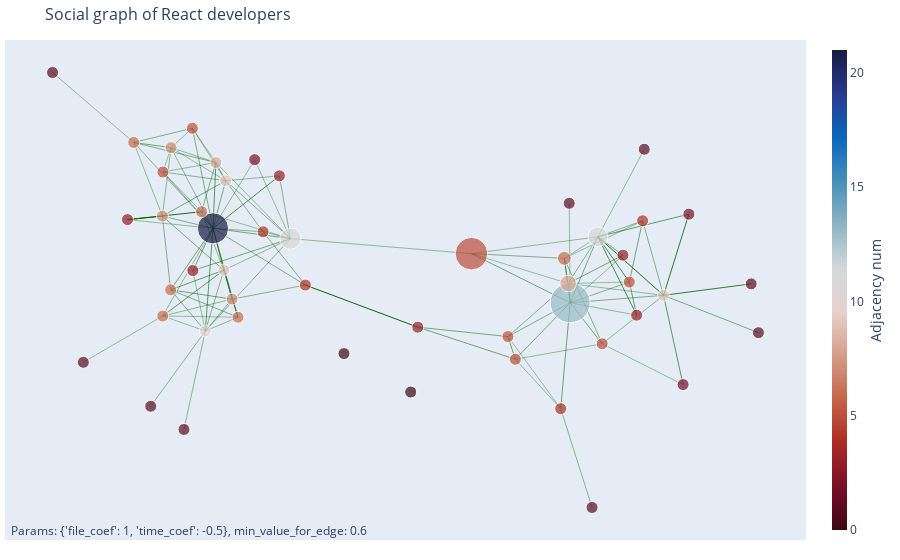

Here is the notebook cell this chart was saved with:
### Markdown cell above
### 5.3) Figure creating and rendering

### Code cell
fig = go.Figure(trace,
                layout=go.Layout(
                title='Social graph of React developers',
                titlefont_size=16,
                showlegend=False,
                margin=dict(b=20,l=5,r=5,t=40),
                annotations=[ dict(
                    text=f"Params: {weights_params}, min_value_for_edge: {min_value_for_edge}",
                    showarrow=False,
                    xref="paper", yref="paper",
                    x=0.005, y=-0.002 ) ],
                xaxis=dict(showgrid=False, zeroline=False, showticklabels=False),
                yaxis=dict(showgrid=False, zeroline=False, showticklabels=False)))
fig.show()

### Figure 1 — Plotly figure (JSON) as saved in the notebook; plotly's stock layout.template omitted (floating-point values rounded to 4 significant figures)
{"data": [{"line": {"color": "darkgreen", "width": 0.7219}, "mode": "lines", "opacity": 0.7219, "type": "scatter", "x": [1136.0, 1631.0, null], "y": [1576.0, 1519.0, null]}, {"line": {"color": "darkgreen", "width": 0.6731}, "mode": "lines", "opacity": 0.6731, "type": "scatter", "x": [1136.0, 1258.0, null], "y": [1576.0, 1185.0, null]}, {"line": {"color": "darkgreen", "width": 0.798}, "mode": "lines", "opacity": 0.798, "type": "scatter", "x": [1136.0, 1155.0, null], "y": [1576.0, 1939.0, null]}, {"line": {"color": "darkgreen", "width": 0.676}, "mode": "lines", "opacity": 0.676, "type": "scatter", "x": [1136.0, 1063.0, null], "y": [1576.0, 1668.0, null]}, {"line": {"color": "darkgreen", "width": 0.6576}, "mode": "lines", "opacity": 0.6576, "type": "scatter", "x": [1136.0, 1456.0, null], "y": [1576.0, 1556.0, null]}, {"line": {"color": "darkgreen", "width": 0.6788}, "mode": "lines", "opacity": 0.6788, "type": "scatter", "x": [1136.0, 1005.0, null], "y": [1576.0, 2128.0, null]}, {"line": {"color": "darkgreen", "width": 0.8236}, "mode": "lines", "opacity": 0.8236, "type": "scatter", "x": [1136.0, 1560.0, null], "y": [1576.0, 1865.0, null]}, {"line": {"color": "darkgreen", "width": 0.6469}, "mode": "lines", "opacity": 0.6469, "type": "scatter", "x": [1136.0, 630.4, null], "y": [1576.0, 2049.0, null]}, {"line": {"color": "darkgreen", "width": 0.6446}, "mode": "lines", "opacity": 0.6446, "type": "scatter", "x": [1136.0, 816.5, null], "y": [1576.0, 1886.0, null]}, {"line": {"color": "darkgreen", "width": 0.6249}, "mode": "lines", "opacity": 0.6249, "type": "scatter", "x": [1136.0, 1402.0, null], "y": [1576.0, 1954.0, null]}, {"line": {"color": "darkgreen", "width": 0.7214}, "mode": "lines", "opacity": 0.7214, "type": "scatter", "x": [1136.0, 866.2, null], "y": [1576.0, 1236.0, null]}, {"line": {"color": "darkgreen", "width": 0.6907}, "mode": "lines", "opacity": 0.6907, "type": "scatter", "x": [1136.0, 1296.0, null], "y": [1576.0, 1085.0, null]}, {"line": {"color": "darkgreen", "width": 0.6801}, "mode": "lines", "opacity": 0.6801, "type": "scatter", "x": [1136.0, 813.6, null], "y": [1576.0, 1643.0, null]}, {"line": {"color": "darkgreen", "width": 0.6202}, "mode": "lines", "opacity": 0.6202, "type": "scatter", "x": [1136.0, 590.6, null], "y": [1576.0, 1624.0, null]}, {"line": {"color": "darkgreen", "width": 0.7027}, "mode": "lines", "opacity": 0.7027, "type": "scatter", "x": [1136.0, 1218.0, null], "y": [1576.0, 1838.0, null]}, {"line": {"color": "darkgreen", "width": 0.7857}, "mode": "lines", "opacity": 0.7857, "type": "scatter", "x": [1136.0, 1087.0, null], "y": [1576.0, 1009.0, null]}, {"line": {"color": "darkgreen", "width": 0.7449}, "mode": "lines", "opacity": 0.7449, "type": "scatter", "x": [1136.0, 1008.0, null], "y": [1576.0, 1343.0, null]}, {"line": {"color": "darkgreen", "width": 0.6364}, "mode": "lines", "opacity": 0.6364, "type": "scatter", "x": [1136.0, 868.5, null], "y": [1576.0, 2021, null]}, {"line": {"color": "darkgreen", "width": 0.7289}, "mode": "lines", "opacity": 0.7289, "type": "scatter", "x": [1136.0, 1206.0, null], "y": [1576.0, 1345.0, null]}, {"line": {"color": "darkgreen", "width": 0.6756}, "mode": "lines", "opacity": 0.6756, "type": "scatter", "x": [1136.0, 1726.0, null], "y": [1576.0, 1263.0, null]}, {"line": {"color": "darkgreen", "width": 0.6154}, "mode": "lines", "opacity": 0.6154, "type": "scatter", "x": [1136.0, 815.4, null], "y": [1576.0, 1092.0, null]}, {"line": {"color": "darkgreen", "width": 0.7001}, "mode": "lines", "opacity": 0.7001, "type": "scatter", "x": [3416.0, 3593.0, null], "y": [1165.0, 1529, null]}, {"line": {"color": "darkgreen", "width": 0.7425}, "mode": "lines", "opacity": 0.7425, "type": "scatter", "x": [3416.0, 3379.0, null], "y": [1165.0, 1410.0, null]}, {"line": {"color": "darkgreen", "width": 0.7205}, "mode": "lines", "opacity": 0.7205, "type": "scatter", "x": [3416.0, 2786, null], "y": [1165.0, 1436.0, null]}, {"line": {"color": "darkgreen", "width": 0.6962}, "mode": "lines", "opacity": 0.6962, "type": "scatter", "x": [3416.0, 3403, null], "y": [1165.0, 1272.0, null]}, {"line": {"color": "darkgreen", "width": 0.7063}, "mode": "lines", "opacity": 0.7063, "type": "scatter", "x": [3416.0, 3066, null], "y": [1165.0, 853.3, null]}, {"line": {"color": "darkgreen", "width": 0.609}, "mode": "lines", "opacity": 0.609, "type": "scatter", "x": [3416.0, 3753.0, null], "y": [1165.0, 1427.0, null]}, {"line": {"color": "darkgreen", "width": 0.6725}, "mode": "lines", "opacity": 0.6725, "type": "scatter", "x": [3416.0, 3019.0, null], "y": [1165.0, 978.4, null]}, {"line": {"color": "darkgreen", "width": 0.6561}, "mode": "lines", "opacity": 0.6561, "type": "scatter", "x": [3416.0, 3794.0, null], "y": [1165.0, 1279.0, null]}, {"line": {"color": "darkgreen", "width": 0.6975}, "mode": "lines", "opacity": 0.6975, "type": "scatter", "x": [3416.0, 3620.0, null], "y": [1165.0, 938.6, null]}, {"line": {"color": "darkgreen", "width": 0.6082}, "mode": "lines", "opacity": 0.6082, "type": "scatter", "x": [3416.0, 3410.0, null], "y": [1165.0, 1714.0, null]}, {"line": {"color": "darkgreen", "width": 0.6834}, "mode": "lines", "opacity": 0.6834, "type": "scatter", "x": [3416.0, 4012, null], "y": [1165.0, 1206, null]}, {"line": {"color": "darkgreen", "width": 0.7365}, "mode": "lines", "opacity": 0.7365, "type": "scatter", "x": [3416.0, 3356.0, null], "y": [1165.0, 580.7, null]}, {"line": {"color": "darkgreen", "width": 0.625}, "mode": "lines", "opacity": 0.625, "type": "scatter", "x": [3416.0, 3840.0, null], "y": [1165.0, 1097.0, null]}, {"line": {"color": "darkgreen", "width": 0.62}, "mode": "lines", "opacity": 0.62, "type": "scatter", "x": [3593.0, 3379.0, null], "y": [1529, 1410.0, null]}, {"line": {"color": "darkgreen", "width": 0.6254}, "mode": "lines", "opacity": 0.6254, "type": "scatter", "x": [3593.0, 2786, null], "y": [1529, 1436.0, null]}, {"line": {"color": "darkgreen", "width": 0.6337}, "mode": "lines", "opacity": 0.6337, "type": "scatter", "x": [3593.0, 3403, null], "y": [1529, 1272.0, null]}, {"line": {"color": "darkgreen", "width": 0.6927}, "mode": "lines", "opacity": 0.6927, "type": "scatter", "x": [3593.0, 3753.0, null], "y": [1529, 1427.0, null]}, {"line": {"color": "darkgreen", "width": 0.6581}, "mode": "lines", "opacity": 0.6581, "type": "scatter", "x": [3593.0, 3878.0, null], "y": [1529, 1617.0, null]}, {"line": {"color": "darkgreen", "width": 0.6194}, "mode": "lines", "opacity": 0.6194, "type": "scatter", "x": [3593.0, 3889.0, null], "y": [1529, 2012, null]}, {"line": {"color": "darkgreen", "width": 0.815}, "mode": "lines", "opacity": 0.815, "type": "scatter", "x": [3593.0, 3794.0, null], "y": [1529, 1279.0, null]}, {"line": {"color": "darkgreen", "width": 0.7834}, "mode": "lines", "opacity": 0.7834, "type": "scatter", "x": [3593.0, 4173.0, null], "y": [1529, 1654.0, null]}, {"line": {"color": "darkgreen", "width": 0.9461}, "mode": "lines", "opacity": 0.9461, "type": "scatter", "x": [3593.0, 4012, null], "y": [1529, 1206, null]}, {"line": {"color": "darkgreen", "width": 0.8302}, "mode": "lines", "opacity": 0.8302, "type": "scatter", "x": [3593.0, 3840.0, null], "y": [1529, 1097.0, null]}, {"line": {"color": "darkgreen", "width": 0.624}, "mode": "lines", "opacity": 0.624, "type": "scatter", "x": [1631.0, 2786, null], "y": [1519.0, 1436.0, null]}, {"line": {"color": "darkgreen", "width": 0.6179}, "mode": "lines", "opacity": 0.6179, "type": "scatter", "x": [1631.0, 1155.0, null], "y": [1519.0, 1939.0, null]}, {"line": {"color": "darkgreen", "width": 0.6008}, "mode": "lines", "opacity": 0.6008, "type": "scatter", "x": [1631.0, 1063.0, null], "y": [1519.0, 1668.0, null]}, {"line": {"color": "darkgreen", "width": 0.6485}, "mode": "lines", "opacity": 0.6485, "type": "scatter", "x": [1631.0, 1456.0, null], "y": [1519.0, 1556.0, null]}, {"line": {"color": "darkgreen", "width": 0.6608}, "mode": "lines", "opacity": 0.6608, "type": "scatter", "x": [1631.0, 1560.0, null], "y": [1519.0, 1865.0, null]}, {"line": {"color": "darkgreen", "width": 0.6085}, "mode": "lines", "opacity": 0.6085, "type": "scatter", "x": [1631.0, 1402.0, null], "y": [1519.0, 1954.0, null]}, {"line": {"color": "darkgreen", "width": 0.6553}, "mode": "lines", "opacity": 0.6553, "type": "scatter", "x": [1631.0, 1218.0, null], "y": [1519.0, 1838.0, null]}, {"line": {"color": "darkgreen", "width": 0.6463}, "mode": "lines", "opacity": 0.6463, "type": "scatter", "x": [1631.0, 1087.0, null], "y": [1519.0, 1009.0, null]}, {"line": {"color": "darkgreen", "width": 0.7025}, "mode": "lines", "opacity": 0.7025, "type": "scatter", "x": [1631.0, 1008.0, null], "y": [1519.0, 1343.0, null]}, {"line": {"color": "darkgreen", "width": 0.615}, "mode": "lines", "opacity": 0.615, "type": "scatter", "x": [1631.0, 1206.0, null], "y": [1519.0, 1345.0, null]}, {"line": {"color": "darkgreen", "width": 0.6765}, "mode": "lines", "opacity": 0.6765, "type": "scatter", "x": [3379.0, 2786, null], "y": [1410.0, 1436.0, null]}, {"line": {"color": "darkgreen", "width": 0.6364}, "mode": "lines", "opacity": 0.6364, "type": "scatter", "x": [3379.0, 3403, null], "y": [1410.0, 1272.0, null]}, {"line": {"color": "darkgreen", "width": 0.623}, "mode": "lines", "opacity": 0.623, "type": "scatter", "x": [3379.0, 3878.0, null], "y": [1410.0, 1617.0, null]}, {"line": {"color": "darkgreen", "width": 0.657}, "mode": "lines", "opacity": 0.657, "type": "scatter", "x": [3379.0, 3620.0, null], "y": [1410.0, 938.6, null]}, {"line": {"color": "darkgreen", "width": 0.6028}, "mode": "lines", "opacity": 0.6028, "type": "scatter", "x": [2786, 3403, null], "y": [1436.0, 1272.0, null]}, {"line": {"color": "darkgreen", "width": 0.7352}, "mode": "lines", "opacity": 0.7352, "type": "scatter", "x": [1258.0, 866.2, null], "y": [1185.0, 1236.0, null]}, {"line": {"color": "darkgreen", "width": 0.7279}, "mode": "lines", "opacity": 0.7279, "type": "scatter", "x": [1258.0, 1296.0, null], "y": [1185.0, 1085.0, null]}, {"line": {"color": "darkgreen", "width": 0.681}, "mode": "lines", "opacity": 0.681, "type": "scatter", "x": [1258.0, 1087.0, null], "y": [1185.0, 1009.0, null]}, {"line": {"color": "darkgreen", "width": 0.7637}, "mode": "lines", "opacity": 0.7637, "type": "scatter", "x": [1258.0, 1206.0, null], "y": [1185.0, 1345.0, null]}, {"line": {"color": "darkgreen", "width": 0.656}, "mode": "lines", "opacity": 0.656, "type": "scatter", "x": [1258.0, 1726.0, null], "y": [1185.0, 1263.0, null]}, {"line": {"color": "darkgreen", "width": 0.6305}, "mode": "lines", "opacity": 0.6305, "type": "scatter", "x": [1258.0, 815.4, null], "y": [1185.0, 1092.0, null]}, {"line": {"color": "darkgreen", "width": 0.7237}, "mode": "lines", "opacity": 0.7237, "type": "scatter", "x": [3403, 3753.0, null], "y": [1272.0, 1427.0, null]}, {"line": {"color": "darkgreen", "width": 0.653}, "mode": "lines", "opacity": 0.653, "type": "scatter", "x": [3403, 3019.0, null], "y": [1272.0, 978.4, null]}, {"line": {"color": "darkgreen", "width": 0.6021}, "mode": "lines", "opacity": 0.6021, "type": "scatter", "x": [3403, 3794.0, null], "y": [1272.0, 1279.0, null]}, {"line": {"color": "darkgreen", "width": 0.6169}, "mode": "lines", "opacity": 0.6169, "type": "scatter", "x": [3403, 4012, null], "y": [1272.0, 1206, null]}, {"line": {"color": "darkgreen", "width": 0.6814}, "mode": "lines", "opacity": 0.6814, "type": "scatter", "x": [1155.0, 1063.0, null], "y": [1939.0, 1668.0, null]}, {"line": {"color": "darkgreen", "width": 0.6342}, "mode": "lines", "opacity": 0.6342, "type": "scatter", "x": [1155.0, 1005.0, null], "y": [1939.0, 2128.0, null]}, {"line": {"color": "darkgreen", "width": 0.678}, "mode": "lines", "opacity": 0.678, "type": "scatter", "x": [1155.0, 630.4, null], "y": [1939.0, 2049.0, null]}, {"line": {"color": "darkgreen", "width": 0.6269}, "mode": "lines", "opacity": 0.6269, "type": "scatter", "x": [1155.0, 816.5, null], "y": [1939.0, 1886.0, null]}, {"line": {"color": "darkgreen", "width": 0.6733}, "mode": "lines", "opacity": 0.6733, "type": "scatter", "x": [1155.0, 1218.0, null], "y": [1939.0, 1838.0, null]}, {"line": {"color": "darkgreen", "width": 0.6344}, "mode": "lines", "opacity": 0.6344, "type": "scatter", "x": [1155.0, 868.5, null], "y": [1939.0, 2021, null]}, {"line": {"color": "darkgreen", "width": 0.6225}, "mode": "lines", "opacity": 0.6225, "type": "scatter", "x": [1063.0, 816.5, null], "y": [1668.0, 1886.0, null]}, {"line": {"color": "darkgreen", "width": 0.9533}, "mode": "lines", "opacity": 0.9533, "type": "scatter", "x": [1063.0, 590.6, null], "y": [1668.0, 1624.0, null]}, {"line": {"color": "darkgreen", "width": 0.6302}, "mode": "lines", "opacity": 0.6302, "type": "scatter", "x": [1063.0, 1206.0, null], "y": [1668.0, 1345.0, null]}, {"line": {"color": "darkgreen", "width": 0.6553}, "mode": "lines", "opacity": 0.6553, "type": "scatter", "x": [1456.0, 1218.0, null], "y": [1556.0, 1838.0, null]}, {"line": {"color": "darkgreen", "width": 0.6691}, "mode": "lines", "opacity": 0.6691, "type": "scatter", "x": [1456.0, 1726.0, null], "y": [1556.0, 1263.0, null]}, {"line": {"color": "darkgreen", "width": 0.6769}, "mode": "lines", "opacity": 0.6769, "type": "scatter", "x": [1005.0, 630.4, null], "y": [2128.0, 2049.0, null]}, {"line": {"color": "darkgreen", "width": 0.6145}, "mode": "lines", "opacity": 0.6145, "type": "scatter", "x": [1005.0, 1218.0, null], "y": [2128.0, 1838.0, null]}, {"line": {"color": "darkgreen", "width": 0.6068}, "mode": "lines", "opacity": 0.6068, "type": "scatter", "x": [1005.0, 868.5, null], "y": [2128.0, 2021, null]}, {"line": {"color": "darkgreen", "width": 0.6282}, "mode": "lines", "opacity": 0.6282, "type": "scatter", "x": [1560.0, 1218.0, null], "y": [1865.0, 1838.0, null]}, {"line": {"color": "darkgreen", "width": 0.6105}, "mode": "lines", "opacity": 0.6105, "type": "scatter", "x": [630.4, 813.6, null], "y": [2049.0, 1643.0, null]}, {"line": {"color": "darkgreen", "width": 0.6042}, "mode": "lines", "opacity": 0.6042, "type": "scatter", "x": [630.4, 112.4, null], "y": [2049.0, 2435.0, null]}, {"line": {"color": "darkgreen", "width": 0.7228}, "mode": "lines", "opacity": 0.7228, "type": "scatter", "x": [630.4, 868.5, null], "y": [2049.0, 2021, null]}, {"line": {"color": "darkgreen", "width": 0.7447}, "mode": "lines", "opacity": 0.7447, "type": "scatter", "x": [3066, 3019.0, null], "y": [853.3, 978.4, null]}, {"line": {"color": "darkgreen", "width": 0.7333}, "mode": "lines", "opacity": 0.7333, "type": "scatter", "x": [3066, 2443.0, null], "y": [853.3, 1030.0, null]}, {"line": {"color": "darkgreen", "width": 0.6154}, "mode": "lines", "opacity": 0.6154, "type": "scatter", "x": [3066, 3620.0, null], "y": [853.3, 938.6, null]}, {"line": {"color": "darkgreen", "width": 0.6119}, "mode": "lines", "opacity": 0.6119, "type": "scatter", "x": [3066, 3356.0, null], "y": [853.3, 580.7, null]}, {"line": {"color": "darkgreen", "width": 0.6551}, "mode": "lines", "opacity": 0.6551, "type": "scatter", "x": [816.5, 1218.0, null], "y": [1886.0, 1838.0, null]}, {"line": {"color": "darkgreen", "width": 0.6053}, "mode": "lines", "opacity": 0.6053, "type": "scatter", "x": [816.5, 868.5, null], "y": [1886.0, 2021, null]}, {"line": {"color": "darkgreen", "width": 0.8925}, "mode": "lines", "opacity": 0.8925, "type": "scatter", "x": [4571.0, 4012, null], "y": [1269.0, 1206, null]}, {"line": {"color": "darkgreen", "width": 0.6399}, "mode": "lines", "opacity": 0.6399, "type": "scatter", "x": [951.0, 1087.0, null], "y": [465.9, 1009.0, null]}, {"line": {"color": "darkgreen", "width": 0.7082}, "mode": "lines", "opacity": 0.7082, "type": "scatter", "x": [3019.0, 2443.0, null], "y": [978.4, 1030.0, null]}, {"line": {"color": "darkgreen", "width": 0.6042}, "mode": "lines", "opacity": 0.6042, "type": "scatter", "x": [3019.0, 3356.0, null], "y": [978.4, 580.7, null]}, {"line": {"color": "darkgreen", "width": 0.7247}, "mode": "lines", "opacity": 0.7247, "type": "scatter", "x": [3878.0, 3794.0, null], "y": [1617.0, 1279.0, null]}, {"line": {"color": "darkgreen", "width": 0.6664}, "mode": "lines", "opacity": 0.6664, "type": "scatter", "x": [3878.0, 4012, null], "y": [1617.0, 1206, null]}, {"line": {"color": "darkgreen", "width": 0.6776}, "mode": "lines", "opacity": 0.6776, "type": "scatter", "x": [866.2, 1296.0, null], "y": [1236.0, 1085.0, null]}, {"line": {"color": "darkgreen", "width": 0.6782}, "mode": "lines", "opacity": 0.6782, "type": "scatter", "x": [866.2, 813.6, null], "y": [1236.0, 1643.0, null]}, {"line": {"color": "darkgreen", "width": 0.6625}, "mode": "lines", "opacity": 0.6625, "type": "scatter", "x": [866.2, 1087.0, null], "y": [1236.0, 1009.0, null]}, {"line": {"color": "darkgreen", "width": 0.7712}, "mode": "lines", "opacity": 0.7712, "type": "scatter", "x": [866.2, 1206.0, null], "y": [1236.0, 1345.0, null]}, {"line": {"color": "darkgreen", "width": 0.6406}, "mode": "lines", "opacity": 0.6406, "type": "scatter", "x": [1296.0, 1087.0, null], "y": [1085.0, 1009.0, null]}, {"line": {"color": "darkgreen", "width": 0.6971}, "mode": "lines", "opacity": 0.6971, "type": "scatter", "x": [1296.0, 1206.0, null], "y": [1085.0, 1345.0, null]}, {"line": {"color": "darkgreen", "width": 0.6108}, "mode": "lines", "opacity": 0.6108, "type": "scatter", "x": [1296.0, 815.4, null], "y": [1085.0, 1092.0, null]}, {"line": {"color": "darkgreen", "width": 0.6456}, "mode": "lines", "opacity": 0.6456, "type": "scatter", "x": [3556.0, 3356.0, null], "y": [35.48, 580.7, null]}, {"line": {"color": "darkgreen", "width": 1}, "mode": "lines", "opacity": 1, "type": "scatter", "x": [813.6, 590.6, null], "y": [1643.0, 1624.0, null]}, {"line": {"color": "darkgreen", "width": 0.7172}, "mode": "lines", "opacity": 0.7172, "type": "scatter", "x": [813.6, 1218.0, null], "y": [1643.0, 1838.0, null]}, {"line": {"color": "darkgreen", "width": 0.6275}, "mode": "lines", "opacity": 0.6275, "type": "scatter", "x": [813.6, 868.5, null], "y": [1643.0, 2021, null]}, {"line": {"color": "darkgreen", "width": 0.681}, "mode": "lines", "opacity": 0.681, "type": "scatter", "x": [813.6, 1206.0, null], "y": [1643.0, 1345.0, null]}, {"line": {"color": "darkgreen", "width": 0.6332}, "mode": "lines", "opacity": 0.6332, "type": "scatter", "x": [738.8, 1087.0, null], "y": [594.1, 1009.0, null]}, {"line": {"color": "darkgreen", "width": 0.753}, "mode": "lines", "opacity": 0.753, "type": "scatter", "x": [3794.0, 3840.0, null], "y": [1279.0, 1097.0, null]}, {"line": {"color": "darkgreen", "width": 0.6147}, "mode": "lines", "opacity": 0.6147, "type": "scatter", "x": [308.7, 815.4, null], "y": [836.5, 1092.0, null]}, {"line": {"color": "darkgreen", "width": 0.6103}, "mode": "lines", "opacity": 0.6103, "type": "scatter", "x": [4136.0, 3620.0, null], "y": [713.4, 938.6, null]}, {"line": {"color": "darkgreen", "width": 0.7922}, "mode": "lines", "opacity": 0.7922, "type": "scatter", "x": [4136.0, 4012, null], "y": [713.4, 1206, null]}, {"line": {"color": "darkgreen", "width": 0.6142}, "mode": "lines", "opacity": 0.6142, "type": "scatter", "x": [1218.0, 868.5, null], "y": [1838.0, 2021, null]}, {"line": {"color": "darkgreen", "width": 0.9917}, "mode": "lines", "opacity": 0.9917, "type": "scatter", "x": [2443.0, 1726.0, null], "y": [1030.0, 1263.0, null]}, {"line": {"color": "darkgreen", "width": 0.6326}, "mode": "lines", "opacity": 0.6326, "type": "scatter", "x": [3620.0, 4012, null], "y": [938.6, 1206, null]}, {"line": {"color": "darkgreen", "width": 0.7034}, "mode": "lines", "opacity": 0.7034, "type": "scatter", "x": [4618.0, 4012, null], "y": [1000.0, 1206, null]}, {"line": {"color": "darkgreen", "width": 0.6038}, "mode": "lines", "opacity": 0.6038, "type": "scatter", "x": [1087.0, 1008.0, null], "y": [1009.0, 1343.0, null]}, {"line": {"color": "darkgreen", "width": 0.6578}, "mode": "lines", "opacity": 0.6578, "type": "scatter", "x": [1087.0, 1206.0, null], "y": [1009.0, 1345.0, null]}, {"line": {"color": "darkgreen", "width": 0.608}, "mode": "lines", "opacity": 0.608, "type": "scatter", "x": [1087.0, 815.4, null], "y": [1009.0, 1092.0, null]}, {"line": {"color": "darkgreen", "width": 0.9058}, "mode": "lines", "opacity": 0.9058, "type": "scatter", "x": [4173.0, 4012, null], "y": [1654.0, 1206, null]}, {"line": {"color": "darkgreen", "width": 0.7712}, "mode": "lines", "opacity": 0.7712, "type": "scatter", "x": [1206.0, 815.4, null], "y": [1345.0, 1092.0, null]}, {"hoverinfo": "text", "marker": {"color": [21, 13, 11, 11, 6, 5, 7, 8, 8, 6, 4, 5, 3, 6, 5, 3, 5, 2, 1, 1, 5, 4, 6, 6, 1, 1, 7, 1, 3, 5, 1, 2, 9, 0, 3, 5, 1, 10, 1, 2, 0, 3, 1, 9, 7, 4, 9, 4, 6, 3], "colorbar": {"thickness": 15, "title": {"side": "right", "text": "Adjacency num"}, "xanchor": "left"}, "colorscale": [[0, "rgb(23, 28, 66)"], [0.09091, "rgb(41, 58, 143)"], [0.1818, "rgb(11, 102, 189)"], [0.2727, "rgb(69, 144, 185)"], [0.3636, "rgb(142, 181, 194)"], [0.4545, "rgb(210, 216, 219)"], [0.5455, "rgb(230, 210, 204)"], [0.6364, "rgb(213, 157, 137)"], [0.7273, "rgb(196, 101, 72)"], [0.8182, "rgb(172, 43, 36)"], [0.9091, "rgb(120, 14, 40)"], [1, "rgb(60, 9, 17)"]], "line": {"width": 1}, "reversescale": true, "showscale": true, "size": [31.17, 40, 19.73, 21.27, 13.81, 32.57, 12, 16.52, 12, 12, 12, 12, 12, 12, 12, 12, 12, 12, 12, 12, 12, 12, 12, 12, 12, 12, 12, 12, 12, 12, 12, 12, 12, 12, 12, 12, 12, 12, 12, 12, 12, 12, 12, 12, 12, 12, 12, 12, 12, 12]}, "mode": "markers", "text": ["Username: zpao                     <br>Files changed: 2086                     <br>Activity interval: [2013. 2016.]                     <br>Adjacency num: 21", "Username: gaearon                     <br>Files changed: 2672                     <br>Activity interval: [2015. 2021.]                     <br>Adjacency num: 13", "Username: bvaughn                     <br>Files changed: 1327                     <br>Activity interval: [2018. 2020.]                     <br>Adjacency num: 11", "Username: sophiebits                     <br>Files changed: 1429                     <br>Activity interval: [2013. 2017.]                     <br>Adjacency num: 11", "Username: acdlite                     <br>Files changed: 934                     <br>Activity interval: [2015. 2021.]                     <br>Adjacency num: 6", "Username: sebmarkbage                     <br>Files changed: 2179                     <br>Activity interval: [2013 2021]                     <br>Adjacency num: 5", "Username: jimfb                     <br>Files changed: 489                     <br>Activity interval: [2014. 2016.]                     <br>Adjacency num: 7", "Username: trueadm                     <br>Files changed: 1114                     <br>Activity interval: [2017. 2021.]                     <br>Adjacency num: 8", "Username: petehunt                     <br>Files changed: 594                     <br>Activity interval: [2013. 2014.]                     <br>Adjacency num: 8", "Username: chenglou                     <br>Files changed: 279                     <br>Activity interval: [2013. 2015.]                     <br>Adjacency num: 6", "Username: vjeux                     <br>Files changed: 392                     <br>Activity interval: [2013. 2017.]                     <br>Adjacency num: 4", "Username: benjamn                     <br>Files changed: 106                     <br>Activity interval: [2013. 2014.]                     <br>Adjacency num: 5", "Username: yungsters                     <br>Files changed: 350                     <br>Activity interval: [2013. 2018.]                     <br>Adjacency num: 3", "Username: subtleGradient                     <br>Files changed: 70                     <br>Activity interval: [2013. 2014.]                     <br>Adjacency num: 6", "Username: nhunzaker                     <br>Files changed: 244                     <br>Activity interval: [2015. 2019.]                     <br>Adjacency num: 5", "Username: necolas                     <br>Files changed: 181                     <br>Activity interval: [2019. 2020.]                     <br>Adjacency num: 3", "Username: syranide                     <br>Files changed: 99                     <br>Activity interval: [2013. 2015.]                     <br>Adjacency num: 5", "Username: cpojer                     <br>Files changed: 213                     <br>Activity interval: [2013. 2018.]                     <br>Adjacency num: 2", "Username: flarnie                     <br>Files changed: 139                     <br>Activity interval: [2016. 2018.]                     <br>Adjacency num: 1", "Username: koba04                     <br>Files changed: 116                     <br>Activity interval: [2014. 2020.]                     <br>Adjacency num: 1", "Username: aweary                     <br>Files changed: 229                     <br>Activity interval: [2016. 2019.]                     <br>Adjacency num: 5", "Username: rickhanlonii                     <br>Files changed: 227                     <br>Activity interval: [2019. 2021.]                     <br>Adjacency num: 4", "Username: marocchino                     <br>Files changed: 51                     <br>Activity interval: [2015. 2015.]                     <br>Adjacency num: 6", "Username: kohei-takata                     <br>Files changed: 43                     <br>Activity interval: [2015. 2015.]                     <br>Adjacency num: 6", "Username: lunaruan                     <br>Files changed: 134                     <br>Activity interval: [2019. 2021.]                     <br>Adjacency num: 1", "Username: TheSavior                     <br>Files changed: 43                     <br>Activity interval: [2018. 2020.]                     <br>Adjacency num: 1", "Username: chicoxyzzy                     <br>Files changed: 118                     <br>Activity interval: [2014. 2016.]                     <br>Adjacency num: 7", "Username: keyz                     <br>Files changed: 120                     <br>Activity interval: [2015. 2017.]                     <br>Adjacency num: 1", "Username: mcsheffrey                     <br>Files changed: 89                     <br>Activity interval: [2013. 2013.]                     <br>Adjacency num: 3", "Username: eps1lon                     <br>Files changed: 108                     <br>Activity interval: [2019. 2021.]                     <br>Adjacency num: 5", "Username: bgw                     <br>Files changed: 237                     <br>Activity interval: [2015. 2015.]                     <br>Adjacency num: 1", "Username: NE-SmallTown                     <br>Files changed: 22                     <br>Activity interval: [2017. 2020.]                     <br>Adjacency num: 2", "Username: joshduck                     <br>Files changed: 25                     <br>Activity interval: [2013. 2014.]                     <br>Adjacency num: 9", "Username: aickin                     <br>Files changed: 29                     <br>Activity interval: [2016. 2018.]                     <br>Adjacency num: 0", "Username: jquense                     <br>Files changed: 67                     <br>Activity interval: [2015. 2019.]                     <br>Adjacency num: 3", "Username: SimenB                     <br>Files changed: 70                     <br>Activity interval: [2015. 2021.]                     <br>Adjacency num: 5", "Username: philipp-spiess                     <br>Files changed: 96                     <br>Activity interval: [2017. 2020.]                     <br>Adjacency num: 1", "Username: Daniel15                     <br>Files changed: 268                     <br>Activity interval: [2013. 2019.]                     <br>Adjacency num: 10", "Username: iamdustan                     <br>Files changed: 98                     <br>Activity interval: [2015. 2019.]                     <br>Adjacency num: 1", "Username: threepointone                     <br>Files changed: 169                     <br>Activity interval: [2019. 2020.]                     <br>Adjacency num: 2", "Username: Simek                     <br>Files changed: 18                     <br>Activity interval: [2013. 2018.]                     <br>Adjacency num: 0", "Username: fisherwebdev                     <br>Files changed: 32                     <br>Activity interval: [2014. 2015.]                     <br>Adjacency num: 3", "Username: fabiomcosta                     <br>Files changed: 18                     <br>Activity interval: [2013. 2015.]                     <br>Adjacency num: 1", "Username: sompylasar                     <br>Files changed: 46                     <br>Activity interval: [2018. 2020.]                     <br>Adjacency num: 9", "Username: jordwalke                     <br>Files changed: 42                     <br>Activity interval: [2013. 2014.]                     <br>Adjacency num: 7", "Username: raphamorim                     <br>Files changed: 269                     <br>Activity interval: [2018. 2018.]                     <br>Adjacency num: 4", "Username: arkist                     <br>Files changed: 41                     <br>Activity interval: [2015. 2015.]                     <br>Adjacency num: 9", "Username: cody                     <br>Files changed: 21                     <br>Activity interval: [2014. 2016.]                     <br>Adjacency num: 4", "Username: iamchenxin                     <br>Files changed: 343                     <br>Activity interval: [2015. 2016.]                     <br>Adjacency num: 6", "Username: bl00mber                     <br>Files changed: 52                     <br>Activity interval: [2018. 2021.]                     <br>Adjacency num: 3"], "type": "scatter", "x": [1136.0, 3416.0, 3593.0, 1631.0, 3379.0, 2786, 1258.0, 3403, 1155.0, 1063.0, 1456.0, 1005.0, 1560.0, 630.4, 3066, 3753.0, 816.5, 1402.0, 4571.0, 951.0, 3019.0, 3878.0, 866.2, 1296.0, 3889.0, 3556.0, 813.6, 738.8, 590.6, 3794.0, 308.7, 4136.0, 1218.0, 1972.0, 2443.0, 3620.0, 4618.0, 1087.0, 3410.0, 4173.0, 2398.0, 1008.0, 112.4, 4012, 868.5, 3356.0, 1206.0, 1726.0, 815.4, 3840.0], "y": [1576.0, 1165.0, 1529, 1519.0, 1410.0, 1436.0, 1185.0, 1272.0, 1939.0, 1668.0, 1556.0, 2128.0, 1865.0, 2049.0, 853.3, 1427.0, 1886.0, 1954.0, 1269.0, 465.9, 978.4, 1617.0, 1236.0, 1085.0, 2012, 35.48, 1643.0, 594.1, 1624.0, 1279.0, 836.5, 713.4, 1838.0, 884.6, 1030.0, 938.6, 1000.0, 1009.0, 1714.0, 1654.0, 672.6, 1343.0, 2435.0, 1206, 2021, 580.7, 1345.0, 1263.0, 1092.0, 1097.0]}], "layout": {"annotations": [{"showarrow": false, "text": "Params: {'file_coef': 1, 'time_coef': -0.5}, min_value_for_edge: 0.6", "x": 0.005, "xref": "paper", "y": -0.002, "yref": "paper"}], "autosize": true, "margin": {"b": 20, "l": 5, "r": 5, "t": 40}, "showlegend": false, "title": {"font": {"size": 16}, "text": "Social graph of React developers"}, "xaxis": {"autorange": true, "range": [-172.5, 4902.0], "showgrid": false, "showticklabels": false, "type": "linear", "zeroline": false}, "yaxis": {"autorange": true, "range": [-157.4, 2628.0], "showgrid": false, "showticklabels": false, "type": "linear", "zeroline": false}}}
